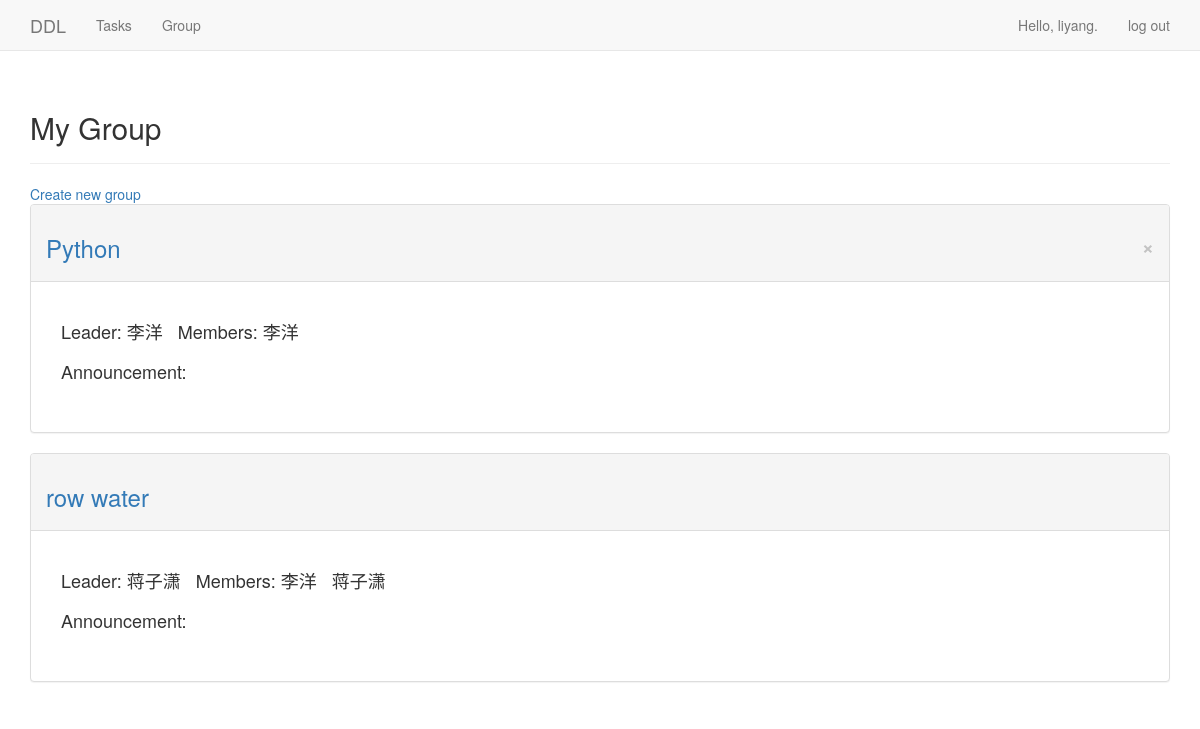
Screenshot of /users/group/ (signed in) with the database file from the repository.
### users/models.py (models this page shows)
class Group(models.Model):
    name = models.CharField(max_length = 10)
    text = models.TextField()
    leader = models.ForeignKey(User, on_delete = models.CASCADE, related_name = 'LeadGroup')
    member = models.ManyToManyField(User)

class MyUser(models.Model):
    user = models.OneToOneField(User, on_delete = models.CASCADE)
    name = models.TextField(max_length = 20)
    number = models.TextField(max_length = 8)

### users/views.py (the view)
@login_required
def group(request):
    groups = request.user.group_set.all()
    context = {'groups':groups}
    return render(request, 'users/group.html', context)

### users/templates/users/group.html (shortened to what this page needs)
{% extends "ddl/base.html" %}
{% load bootstrap3 %}
{% block header %}
  <h2>My Group</h2>
{% endblock header %}
{% block content %}
  {% if groups.size != 0 %}
    <a href = "{% url 'users:new_group' %}">Create new group</a>
  {% endif %}
  {% for group in groups %}
	<div class = "panel panel-default">
	  <div class = "panel-heading">
	    <h3>
		  <a href = "{% url 'users:group_info' group.id %}"> {{ group.name }} </a>
		  {% if group.leader == user %}
			  <button type="button" class="close" aria-label="Close" onclick="window.location.href='{% url 'users:del_group' group.id %}'"><span aria-hidden="true">×</span></button>
		  {% endif %}
		</h3>
      </div>
	  <div class = "panel-body">
	    <h4>
		  <div class = "panel-body">
		    Leader: {{ group.leader.myuser.name }} &nbsp
		    Members:
			{% for member in group.member.all %}
			  {{ member.myuser.name }} &nbsp
			{% endfor %}
			<br> <br>
		    Announcement:
		</h4>
	  </div>
	</div>
  {% empty %}
	You haven't joined any group yet.
  {% endfor %}
{% endblock content %}

### ddl/templates/ddl/base.html (shortened to what this page needs)
{% load bootstrap3 %}
<!DOCTYPE html>
<html lang = "en">
  <head>
	{% bootstrap_css %}
	<link rel="stylesheet" href="https://cdn.bootcss.com/bootstrap/3.3.7/css/bootstrap.min.css">
  </head>
  <body>
	  <nav class = "navbar navbar-default navbar-static-top">
	    <div class = "container">
		  <div class = "navbar-header">
		    <a class = "navbar-brand" href = "{% url 'ddl:index' %}">
		      DDL
		    </a>
		  </div>
		  <div id = "navbar" class = "navbar-collapse collapse">
		    <ul class = "nav navbar-nav">
		      <li><a href = "{% url 'ddl:topic' %}">Tasks</a></li>
			  <li><a href = "{% url 'users:group' %}">Group</a></li>
		    </ul>
		    <ul class = "nav navbar-nav navbar-right">
		      {% if user.is_authenticated %}
			    <li><a>Hello, {{ user.username }}.</a></li>
			    <li><a href = "{% url 'users:logout' %}">log out</a></li>
			  {% else %}
			    <li><a href = "{% url 'users:register' %}">register</a></li>
			    <li><a href = "{% url 'users:login' %}">log in</a></li>
			  {% endif %}
		    </ul>
		  </div>
        </div>
	  </nav>
	  <div class = "container">
	    <div class = "page-header">
		  {% block header %}{% endblock header %}
		</div>
		<div>
		  {% block content %}{% endblock content %}
		</div>
	  </div>
  </body>
</html>

### rows the page displays
Group: name "Python", leader.myuser.name "李洋"
Group: name "row water", leader.myuser.name "蒋子潇"

### other values shown
{{ user.username }} "liyang"
{{ member.myuser.name }} "李洋"
{{ member.myuser.name }} "蒋子潇"
